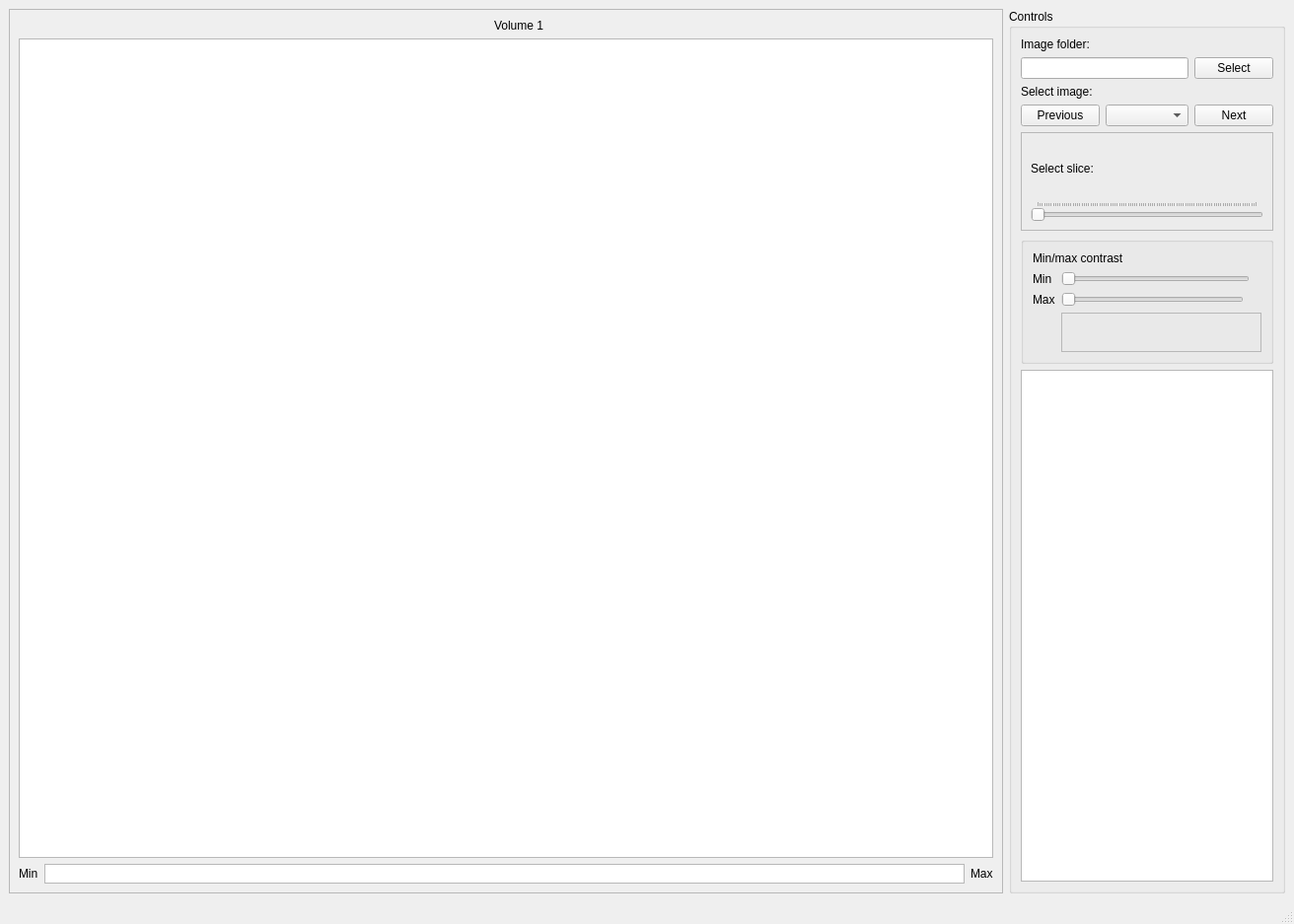
<?xml version="1.0" encoding="UTF-8"?>
<ui version="4.0">
 <class>Simple3DViewer</class>
 <widget class="QMainWindow" name="Simple3DViewer">
  <property name="geometry">
   <rect>
    <x>0</x>
    <y>0</y>
    <width>1312</width>
    <height>937</height>
   </rect>
  </property>
  <property name="windowTitle">
   <string>Simple 3D viewer</string>
  </property>
  <widget class="QWidget" name="centralwidget">
   <layout class="QHBoxLayout" name="horizontalLayout">
    <item>
     <widget class="QFrame" name="frame">
      <property name="frameShape">
       <enum>QFrame::StyledPanel</enum>
      </property>
      <property name="frameShadow">
       <enum>QFrame::Raised</enum>
      </property>
      <layout class="QGridLayout" name="gridLayout_2">
       <item row="0" column="1" colspan="2">
        <widget class="QLabel" name="volumeLabel">
         <property name="text">
          <string>Volume 1</string>
         </property>
         <property name="alignment">
          <set>Qt::AlignCenter</set>
         </property>
        </widget>
       </item>
       <item row="2" column="1">
        <widget class="QGraphicsView" name="colorbarGraphicsView">
         <property name="maximumSize">
          <size>
           <width>16777215</width>
           <height>20</height>
          </size>
         </property>
        </widget>
       </item>
       <item row="2" column="0">
        <widget class="QLabel" name="minContrast">
         <property name="text">
          <string>Min</string>
         </property>
        </widget>
       </item>
       <item row="1" column="0" colspan="3">
        <widget class="QGraphicsView" name="leftGraphicsView"/>
       </item>
       <item row="2" column="2">
        <widget class="QLabel" name="maxContrast">
         <property name="text">
          <string>Max</string>
         </property>
        </widget>
       </item>
      </layout>
     </widget>
    </item>
    <item>
     <widget class="QGroupBox" name="groupBox">
      <property name="maximumSize">
       <size>
        <width>400</width>
        <height>16777215</height>
       </size>
      </property>
      <property name="title">
       <string>Controls</string>
      </property>
      <layout class="QGridLayout" name="gridLayout_3">
       <item row="3" column="0">
        <widget class="QPushButton" name="previousImageButton">
         <property name="text">
          <string>Previous</string>
         </property>
        </widget>
       </item>
       <item row="1" column="0" colspan="3">
        <widget class="QLineEdit" name="imageDirLineEdit"/>
       </item>
       <item row="3" column="3">
        <widget class="QPushButton" name="nextImageButton">
         <property name="text">
          <string>Next</string>
         </property>
        </widget>
       </item>
       <item row="3" column="1" colspan="2">
        <widget class="QComboBox" name="imageComboBox"/>
       </item>
       <item row="1" column="3">
        <widget class="QPushButton" name="imageDirSelectButton">
         <property name="text">
          <string>Select</string>
         </property>
        </widget>
       </item>
       <item row="2" column="0" colspan="2">
        <widget class="QLabel" name="selectImageLabel">
         <property name="text">
          <string>Select image:</string>
         </property>
        </widget>
       </item>
       <item row="0" column="0" colspan="2">
        <widget class="QLabel" name="label">
         <property name="text">
          <string>Image folder:</string>
         </property>
        </widget>
       </item>
       <item row="5" column="0" colspan="4">
        <widget class="QGroupBox" name="groupBox_8">
         <layout class="QGridLayout" name="gridLayout">
          <item row="1" column="1" colspan="2">
           <widget class="QSlider" name="minContrastSlider">
            <property name="minimumSize">
             <size>
              <width>150</width>
              <height>0</height>
             </size>
            </property>
            <property name="orientation">
             <enum>Qt::Horizontal</enum>
            </property>
           </widget>
          </item>
          <item row="2" column="1">
           <widget class="QSlider" name="maxContrastSlider">
            <property name="orientation">
             <enum>Qt::Horizontal</enum>
            </property>
           </widget>
          </item>
          <item row="3" column="1" colspan="4">
           <widget class="QFrame" name="frame_9">
            <property name="minimumSize">
             <size>
              <width>0</width>
              <height>40</height>
             </size>
            </property>
            <property name="frameShape">
             <enum>QFrame::StyledPanel</enum>
            </property>
            <property name="frameShadow">
             <enum>QFrame::Raised</enum>
            </property>
            <layout class="QHBoxLayout" name="horizontalLayout_2"/>
           </widget>
          </item>
          <item row="1" column="0">
           <widget class="QLabel" name="minContrast1">
            <property name="text">
             <string>Min</string>
            </property>
           </widget>
          </item>
          <item row="0" column="0" colspan="2">
           <widget class="QLabel" name="contrastLabel">
            <property name="text">
             <string>Min/max contrast</string>
            </property>
           </widget>
          </item>
          <item row="2" column="0">
           <widget class="QLabel" name="maxContrast1">
            <property name="text">
             <string>Max</string>
            </property>
           </widget>
          </item>
         </layout>
        </widget>
       </item>
       <item row="4" column="0" colspan="4">
        <widget class="QFrame" name="frame_8">
         <property name="minimumSize">
          <size>
           <width>0</width>
           <height>100</height>
          </size>
         </property>
         <property name="frameShape">
          <enum>QFrame::StyledPanel</enum>
         </property>
         <property name="frameShadow">
          <enum>QFrame::Raised</enum>
         </property>
         <layout class="QVBoxLayout" name="verticalLayout">
          <item>
           <widget class="QLabel" name="selectSliceLabel">
            <property name="text">
             <string>Select slice:</string>
            </property>
           </widget>
          </item>
          <item>
           <widget class="QSlider" name="sliceSlider">
            <property name="orientation">
             <enum>Qt::Horizontal</enum>
            </property>
            <property name="tickPosition">
             <enum>QSlider::TicksAbove</enum>
            </property>
            <property name="tickInterval">
             <number>1</number>
            </property>
           </widget>
          </item>
         </layout>
        </widget>
       </item>
       <item row="7" column="1">
        <spacer name="verticalSpacer">
         <property name="orientation">
          <enum>Qt::Vertical</enum>
         </property>
         <property name="sizeHint" stdset="0">
          <size>
           <width>20</width>
           <height>40</height>
          </size>
         </property>
        </spacer>
       </item>
       <item row="6" column="0" rowspan="2" colspan="4">
        <widget class="QTextEdit" name="imageListTextEdit"/>
       </item>
      </layout>
     </widget>
    </item>
   </layout>
  </widget>
  <widget class="QMenuBar" name="menubar">
   <property name="geometry">
    <rect>
     <x>0</x>
     <y>0</y>
     <width>1312</width>
     <height>21</height>
    </rect>
   </property>
  </widget>
  <widget class="QStatusBar" name="statusbar"/>
 </widget>
 <resources/>
 <connections/>
</ui>
